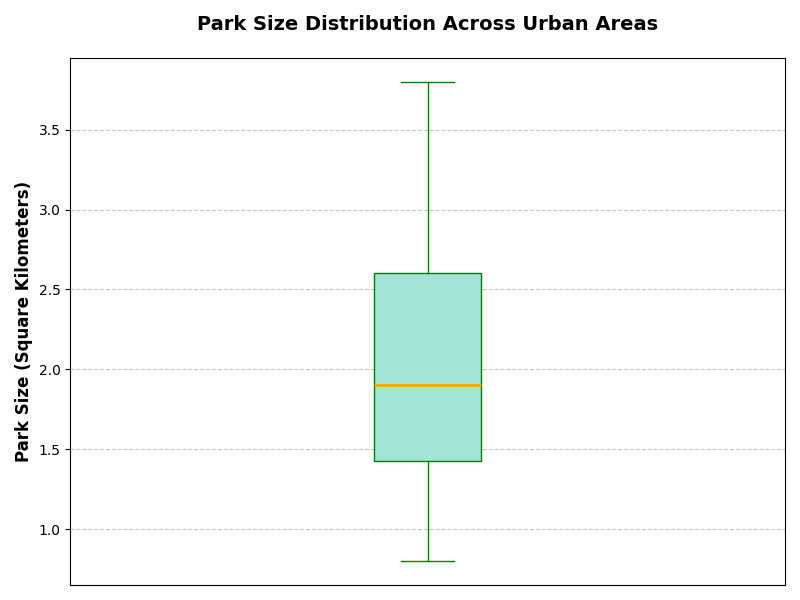

The script that drew this image:
import matplotlib.pyplot as plt
import numpy as np

# Combine data from all cities into a single dataset
combined_data = [1.2, 1.5, 1.3, 1.4, 1.6, 1.5, 1.7, 1.8, 1.6, 1.7,
                 2.1, 2.3, 2.5, 2.2, 2.4, 2.6, 2.5, 2.7, 2.8, 2.6,
                 1.7, 1.6, 1.9, 1.8, 2.0, 1.9, 2.1, 2.2, 1.8, 2.0,
                 0.8, 1.0, 1.1, 1.2, 1.3, 1.1, 1.0, 1.2, 1.4, 1.3,
                 3.2, 3.0, 3.3, 3.5, 3.6, 3.4, 3.5, 3.6, 3.7, 3.8]

fig, ax = plt.subplots(figsize=(8, 6))

# Box plot settings for a single vertical box
ax.boxplot(combined_data, vert=True, patch_artist=True,
           boxprops=dict(facecolor='#A3E4D7', color='green'),
           whiskerprops=dict(color='green'),
           capprops=dict(color='green'),
           flierprops=dict(marker='o', color='red', markersize=8, alpha=0.5),
           medianprops=dict(color='orange', linewidth=2))

# Title and labels
ax.set_title('Park Size Distribution Across Urban Areas', fontsize=14, fontweight='bold', pad=20)
ax.set_ylabel('Park Size (Square Kilometers)', fontsize=12, fontweight='bold')
ax.set_xticks([])  # Remove x-ticks as there's only one boxplot
ax.grid(axis='y', linestyle='--', alpha=0.7)

plt.tight_layout()
plt.show()
